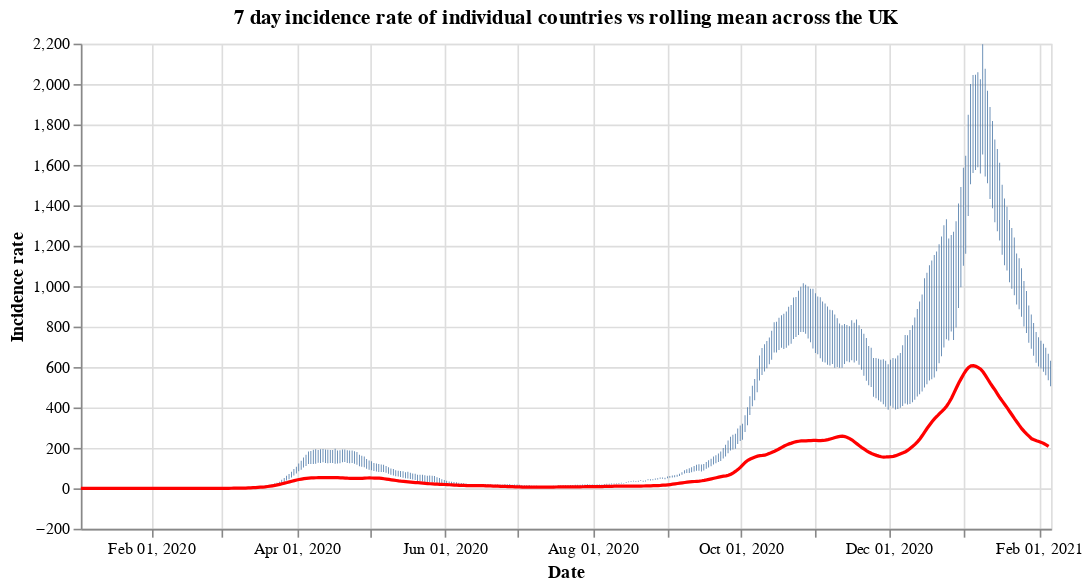

Notebook cell for this chart:
### Code cell
#collapse
countries = uk_cases['areaName'].unique()
countries.sort()

selection = alt.selection_single(
    name='Select',
    fields=['areaName'],
    init={'areaName': 'Wales'},
    bind={'areaName': alt.binding_select(options=countries)}
)

# scatter plot, modify opacity based on selection
bars = alt.Chart(uk_cases).mark_bar().add_selection(
    selection
).encode(
    x=alt.X("yearmonthdate(date):T", axis=alt.Axis(title='Date')),
    y=alt.Y("weeklyCasesRate:Q", axis=alt.Axis(title='Incidence rate')),
    tooltip='weeklyCasesRate:Q',
    opacity=alt.condition(selection, alt.value(1), alt.value(0))
).properties(title=f'7 day incidence rate of individual countries vs rolling mean across the UK', width=600)

line = alt.Chart(overview_cases).mark_line(
    color='red',
    size=2,
).transform_window(
    rolling_mean='mean(weeklyCasesRate)',
    frame=[0, 7]
).encode(
    x='yearmonthdate(date):T',
    y='rolling_mean:Q'
)

alt.layer(bars, line)

### Figure 1 — Vega-Lite specification as saved in the notebook (floating-point values rounded to 4 significant figures; data arrays with more than 128 entries replaced by an {"elided": "..."} marker saying what was removed)
{"config": {"view": {"continuousWidth": 400, "continuousHeight": 300}}, "layer": [{"data": {"name": "data-59f048637baf463c7f66ec727ef9ea4d"}, "mark": "bar", "encoding": {"opacity": {"condition": {"value": 1, "selection": "Select"}, "value": 0}, "tooltip": {"type": "quantitative", "field": "weeklyCasesRate"}, "x": {"type": "temporal", "axis": {"title": "Date"}, "field": "date", "timeUnit": "yearmonthdate"}, "y": {"type": "quantitative", "axis": {"title": "Incidence rate"}, "field": "weeklyCasesRate"}}, "selection": {"Select": {"type": "single", "fields": ["areaName"], "init": {"areaName": "Wales"}, "bind": {"areaName": {"input": "select", "options": ["England", "Northern Ireland", "Scotland", "Wales"]}}}}, "title": "7 day incidence rate of individual countries vs rolling mean across the UK", "width": 600}, {"data": {"name": "data-d4cfd316aea6b370495e20d8ef7fcbd4"}, "mark": {"type": "line", "color": "red", "size": 2}, "encoding": {"x": {"type": "temporal", "field": "date", "timeUnit": "yearmonthdate"}, "y": {"type": "quantitative", "field": "rolling_mean"}}, "transform": [{"window": [{"op": "mean", "field": "weeklyCasesRate", "as": "rolling_mean"}], "frame": [0, 7]}]}], "$schema": "https://vega.github.io/schema/vega-lite/v4.8.1.json", "datasets": {"data-59f048637baf463c7f66ec727ef9ea4d": {"elided": "1600 records"}, "data-d4cfd316aea6b370495e20d8ef7fcbd4": {"elided": "400 records"}}}
